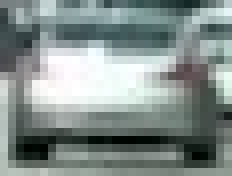
#> input picture img/cutout3.jpg, 29 x 22 px, found by its file name (shown 8 times larger)
$ python color_features.py   (older library calls are emulated)
#> lines starting #> are read from the running program, lines starting #| are printed output that depends on the picture
#> further down, image is the input picture: shape (22, 29, 3); mean R, G, B 131.5, 142.9, 140.1
import cv2
import numpy as np
import matplotlib.pyplot as plt
from mpl_toolkits.mplot3d import Axes3D
import matplotlib.image as mpimg


# [59 lines left out: functions plot3d, show_color_distribution, convert_color, not called in this run]


def bin_spatial(img, size=(32, 32)):
    # Convert image to new color space (if specified)
#> called with size = (32, 32)
    color1 = cv2.resize(img[:, :, 0], size).ravel()
#> color1 = 1024 values, max 255 at index 393, min 2 at index 816, mean 131.5
    color2 = cv2.resize(img[:, :, 1], size).ravel()
#> color2 = 1024 values, max 255 at index 522, min 7 at index 816, mean 142.9
    color3 = cv2.resize(img[:, :, 2], size).ravel()
#> color3 = 1024 values, max 255 at index 361, min 3 at index 817, mean 140.1
    return np.hstack((color1, color2, color3))


# Define a function to compute color histogram features
def color_hist(img, nbins=32, bins_range=None):
    # Compute the histogram of the color channels separately
#> called with nbins = 32
    channel1_hist = np.histogram(img[:, :, 0], bins=nbins, range=bins_range)
    channel2_hist = np.histogram(img[:, :, 1], bins=nbins, range=bins_range)
    channel3_hist = np.histogram(img[:, :, 2], bins=nbins, range=bins_range)
    # Concatenate the histograms into a single feature vector
    hist_features = np.concatenate((channel1_hist[0], channel2_hist[0], channel3_hist[0]))
#> hist_features = 96 values, max 53 at index 63, min 2 at index 65, mean 19.94
    # Return the individual histograms, bin_centers and feature vector
    return hist_features


if __name__ == '__main__':
    # You can also read cutout2, 3, 4 etc. to see other examples
    image = mpimg.imread('img/cutout3.jpg')

    # Plot features
    fig = plt.figure()

    plt.subplot(131)
    plt.imshow(image)

    plt.subplot(132)
    plt.plot(bin_spatial(image, size=(32, 32)))
    plt.title('Spatially Binned Features')

    plt.subplot(133)
    plt.plot(color_hist(image))
    plt.title('Color hist')

    fig.tight_layout()
    plt.savefig("output_images/spatial_col_features.png")
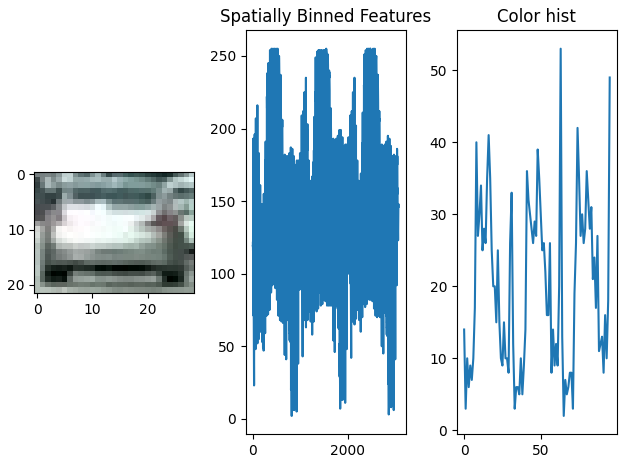
#> figure drawn by matplotlib, 3 panels; panel 2: curve peaks at x = 393, y = 255; panel 3: curve peaks at x = 63, y = 53
    plt.show()

$ run again, with img/000528.png saved as img/cutout3.jpg
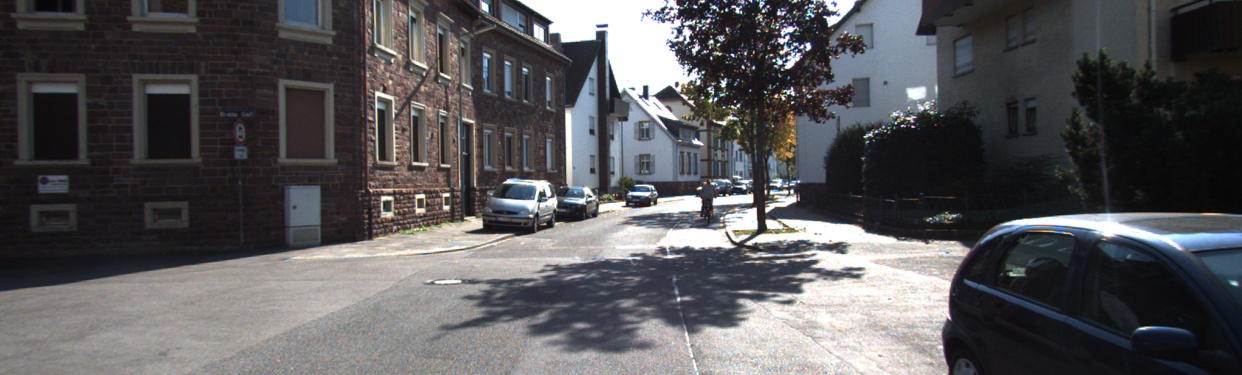
#> input picture img/000528.png, 1242 x 375 px, found by its file name
#> image is the input picture: shape (375, 1242, 3); mean R, G, B 87.6, 86.4, 88.9
#> color1 = 1024 values, max 255 at index 14, min 7 at index 543, mean 86.38
#> color2 = 1024 values, max 255 at index 14, min 6 at index 415, mean 85.09
#> color3 = 1024 values, max 255 at index 14, min 7 at index 351, mean 87.97
#> hist_features = 96 values, max 59008 at index 67, min 721 at index 64, mean 14554.7
#> `plt.savefig("output_images/spatial_col_features.png")`:
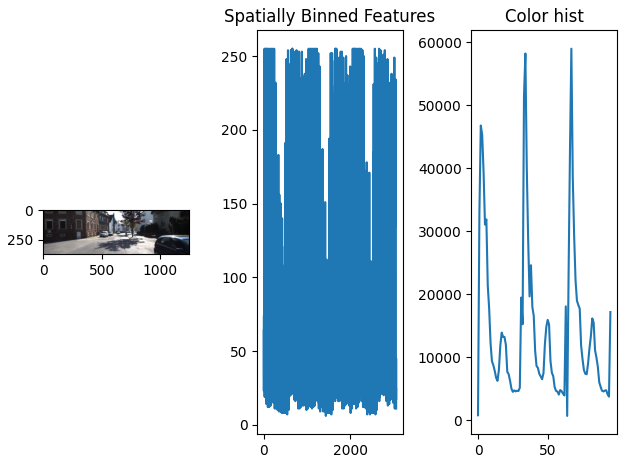
#> figure drawn by matplotlib, 3 panels; panel 2: curve peaks at x = 14, y = 255; panel 3: curve peaks at x = 67, y = 59008

$ run again, with img/001240.png saved as img/cutout3.jpg
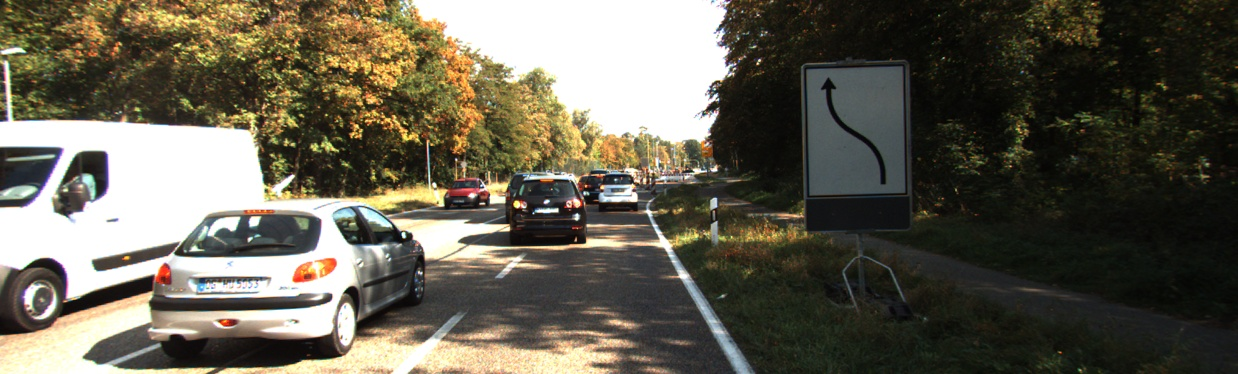
#> input picture img/001240.png, 1238 x 374 px, found by its file name
#> image is the input picture: shape (374, 1238, 3); mean R, G, B 98.8, 94.6, 80.7
#> color1 = 1024 values, max 255 at index 11, min 5 at index 345, mean 99.32
#> color2 = 1024 values, max 255 at index 11, min 4 at index 345, mean 95.67
#> color3 = 1024 values, max 255 at index 11, min 2 at index 253, mean 81.76
#> hist_features = 96 values, max 82149 at index 31, min 1842 at index 32, mean 14469.1
#> `plt.savefig("output_images/spatial_col_features.png")`:
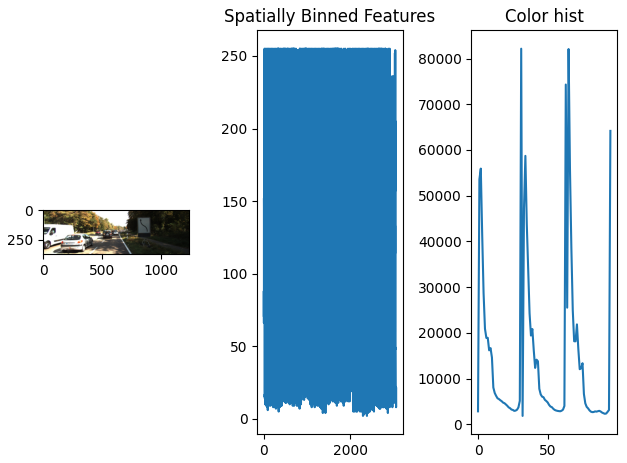
#> figure drawn by matplotlib, 3 panels; panel 2: curve peaks at x = 11, y = 255; panel 3: curve peaks at x = 31, y = 82149

$ run again, with img/test_dots.png saved as img/cutout3.jpg
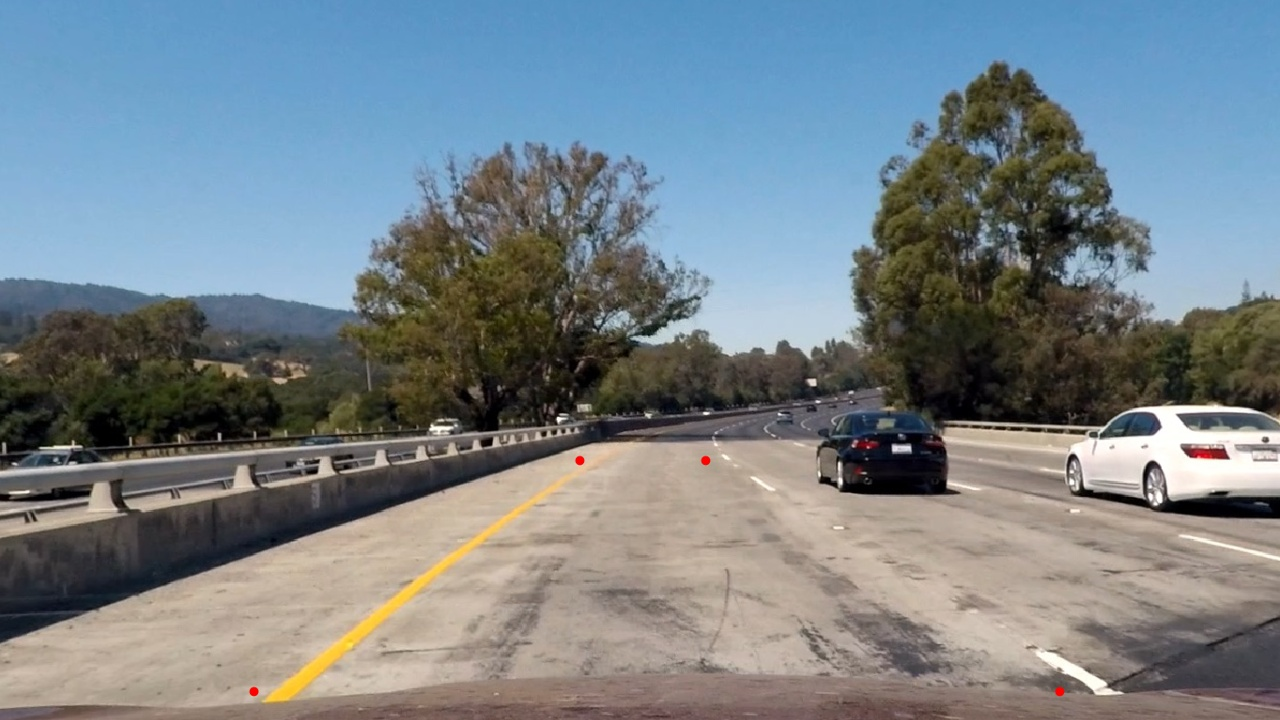
#> input picture img/test_dots.png, 1280 x 720 px, found by its file name
#> image is the input picture: shape (720, 1280, 3); mean R, G, B 119.5, 130, 136
#> color1 = 1024 values, max 255 at index 638, min 0 at index 610, mean 119.2
#> color2 = 1024 values, max 255 at index 637, min 0 at index 610, mean 129.4
#> color3 = 1024 values, max 250 at index 636, min 0 at index 610, mean 135.4
#> hist_features = 96 values, max 117631 at index 89, min 1099 at index 60, mean 28800
#> `plt.savefig("output_images/spatial_col_features.png")`:
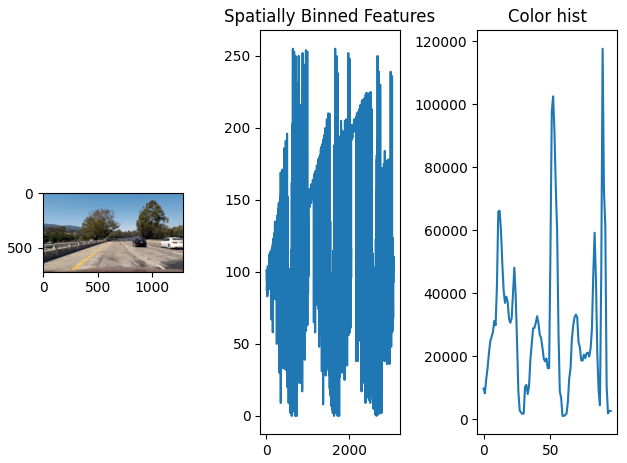
#> figure drawn by matplotlib, 3 panels; panel 2: curve peaks at x = 638, y = 255; panel 3: curve peaks at x = 89, y = 117631
